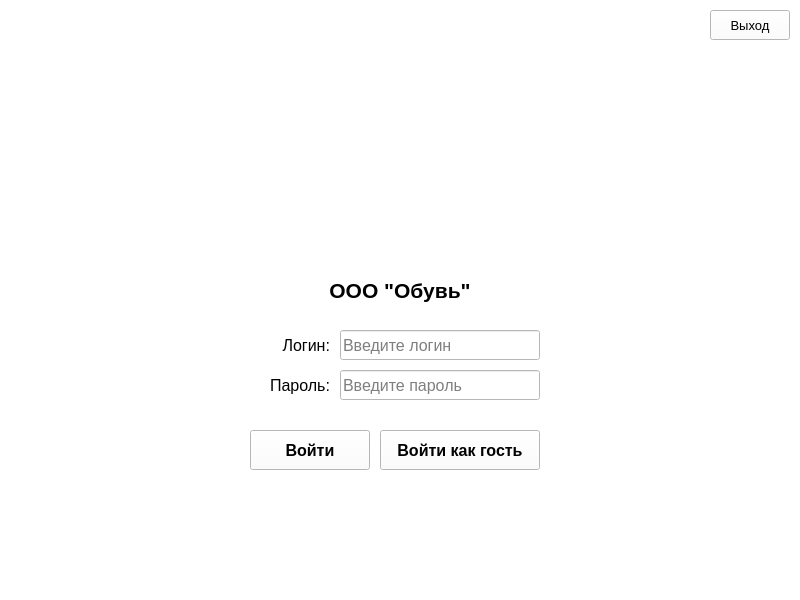
<?xml version="1.0" encoding="UTF-8"?>
<ui version="4.0">
 <class>MainWindow</class>
 <widget class="QMainWindow" name="MainWindow">
  <property name="geometry">
   <rect>
    <x>0</x>
    <y>0</y>
    <width>800</width>
    <height>600</height>
   </rect>
  </property>
  <property name="minimumSize">
   <size>
    <width>800</width>
    <height>600</height>
   </size>
  </property>
  <property name="windowTitle">
   <string>Авторизация - ООО Обувь</string>
  </property>
  <widget class="QWidget" name="centralwidget">
   <widget class="QFrame" name="frameLogin">
    <property name="geometry">
     <rect>
      <x>0</x>
      <y>0</y>
      <width>800</width>
      <height>600</height>
     </rect>
    </property>
    <property name="styleSheet">
     <string notr="true">background-color: white;
</string>
    </property>
    <property name="frameShape">
     <enum>QFrame::Shape::NoFrame</enum>
    </property>
    <property name="frameShadow">
     <enum>QFrame::Shadow::Raised</enum>
    </property>
    <widget class="QLabel" name="logoLabel">
     <property name="geometry">
      <rect>
       <x>300</x>
       <y>100</y>
       <width>200</width>
       <height>150</height>
      </rect>
     </property>
     <property name="text">
      <string/>
     </property>
     <property name="pixmap">
      <pixmap>../1452c59b/Icon.png</pixmap>
     </property>
     <property name="scaledContents">
      <bool>true</bool>
     </property>
    </widget>
    <widget class="QLabel" name="titleLabel">
     <property name="geometry">
      <rect>
       <x>250</x>
       <y>270</y>
       <width>300</width>
       <height>40</height>
      </rect>
     </property>
     <property name="font">
      <font>
       <pointsize>16</pointsize>
       <bold>true</bold>
      </font>
     </property>
     <property name="styleSheet">
      <string notr="true">color: black;</string>
     </property>
     <property name="text">
      <string>ООО &quot;Обувь&quot;</string>
     </property>
     <property name="alignment">
      <set>Qt::AlignmentFlag::AlignCenter</set>
     </property>
    </widget>
    <widget class="QLabel" name="loginLabel">
     <property name="geometry">
      <rect>
       <x>250</x>
       <y>330</y>
       <width>80</width>
       <height>30</height>
      </rect>
     </property>
     <property name="font">
      <font>
       <pointsize>12</pointsize>
      </font>
     </property>
     <property name="styleSheet">
      <string notr="true">color: black;</string>
     </property>
     <property name="text">
      <string>Логин:</string>
     </property>
     <property name="alignment">
      <set>Qt::AlignmentFlag::AlignRight|Qt::AlignmentFlag::AlignTrailing|Qt::AlignmentFlag::AlignVCenter</set>
     </property>
    </widget>
    <widget class="QLineEdit" name="loginEdit">
     <property name="geometry">
      <rect>
       <x>340</x>
       <y>330</y>
       <width>200</width>
       <height>30</height>
      </rect>
     </property>
     <property name="font">
      <font>
       <pointsize>12</pointsize>
      </font>
     </property>
     <property name="placeholderText">
      <string>Введите логин</string>
     </property>
    </widget>
    <widget class="QLabel" name="passwordLabel">
     <property name="geometry">
      <rect>
       <x>250</x>
       <y>370</y>
       <width>80</width>
       <height>30</height>
      </rect>
     </property>
     <property name="font">
      <font>
       <pointsize>12</pointsize>
      </font>
     </property>
     <property name="styleSheet">
      <string notr="true">color: black;</string>
     </property>
     <property name="text">
      <string>Пароль:</string>
     </property>
     <property name="alignment">
      <set>Qt::AlignmentFlag::AlignRight|Qt::AlignmentFlag::AlignTrailing|Qt::AlignmentFlag::AlignVCenter</set>
     </property>
    </widget>
    <widget class="QLineEdit" name="passwordEdit">
     <property name="geometry">
      <rect>
       <x>340</x>
       <y>370</y>
       <width>200</width>
       <height>30</height>
      </rect>
     </property>
     <property name="font">
      <font>
       <pointsize>12</pointsize>
      </font>
     </property>
     <property name="echoMode">
      <enum>QLineEdit::EchoMode::Password</enum>
     </property>
     <property name="placeholderText">
      <string>Введите пароль</string>
     </property>
    </widget>
    <widget class="QPushButton" name="loginButton">
     <property name="geometry">
      <rect>
       <x>250</x>
       <y>430</y>
       <width>120</width>
       <height>40</height>
      </rect>
     </property>
     <property name="font">
      <font>
       <pointsize>12</pointsize>
       <bold>true</bold>
      </font>
     </property>
     <property name="styleSheet">
      <string notr="true">color: black;</string>
     </property>
     <property name="text">
      <string>Войти</string>
     </property>
    </widget>
    <widget class="QPushButton" name="guestButton">
     <property name="geometry">
      <rect>
       <x>380</x>
       <y>430</y>
       <width>160</width>
       <height>40</height>
      </rect>
     </property>
     <property name="font">
      <font>
       <pointsize>12</pointsize>
       <bold>true</bold>
      </font>
     </property>
     <property name="styleSheet">
      <string notr="true">color: black;</string>
     </property>
     <property name="text">
      <string>Войти как гость</string>
     </property>
    </widget>
    <widget class="QPushButton" name="exitButton">
     <property name="geometry">
      <rect>
       <x>710</x>
       <y>10</y>
       <width>80</width>
       <height>30</height>
      </rect>
     </property>
     <property name="font">
      <font>
       <pointsize>10</pointsize>
      </font>
     </property>
     <property name="styleSheet">
      <string notr="true">color: black;</string>
     </property>
     <property name="text">
      <string>Выход</string>
     </property>
    </widget>
   </widget>
  </widget>
 </widget>
 <resources/>
 <connections/>
</ui>
